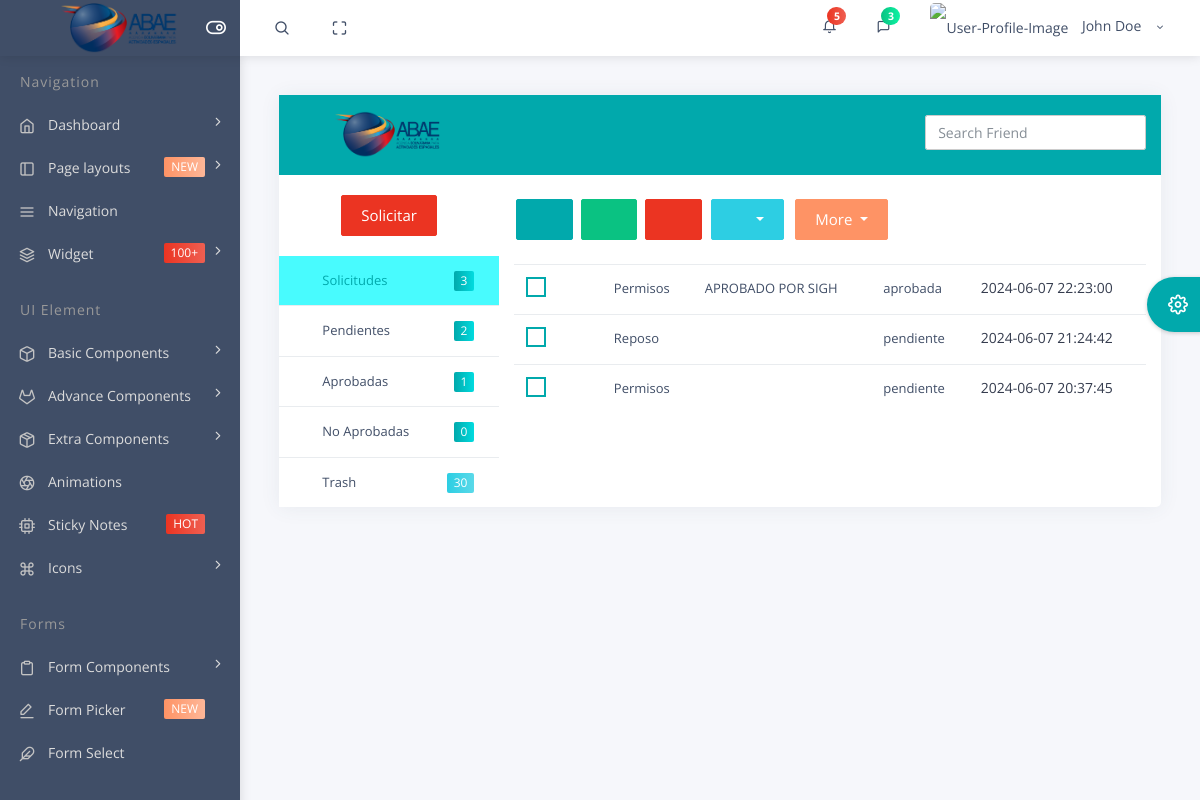
Page /default/email-inbox.php on the earlier database version.
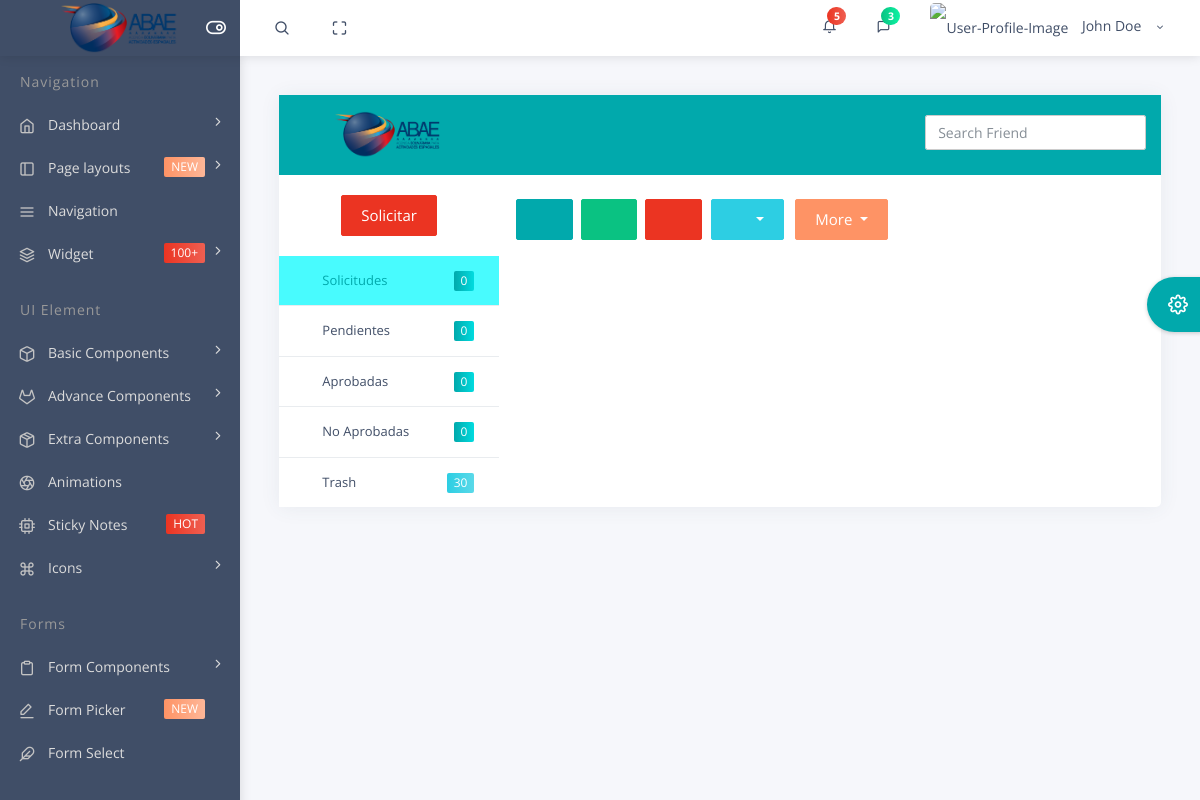
Same page on the later database version.
### tables this page shows
CREATE TABLE `solicitud` (
  `id_solicitud` int NOT NULL,
  `id_usuario` int NOT NULL,
  `tipo_solicitud` varchar(50) NOT NULL,
  `observacion` varchar(300) NOT NULL,
  `motivo` varchar(100) NOT NULL,
  `descripcion` varchar(500) NOT NULL,
  `fecha_inicio` timestamp NOT NULL DEFAULT CURRENT_TIMESTAMP,
  `fecha_fin` timestamp NOT NULL DEFAULT CURRENT_TIMESTAMP,
  `created_date` timestamp NOT NULL DEFAULT CURRENT_TIMESTAMP,
  `date_apro` timestamp NOT NULL DEFAULT CURRENT_TIMESTAMP,
  `dias_cant` int NOT NULL,
  `horario` varchar(30) DEFAULT NULL,
  `estatus` varchar(50) DEFAULT NULL,
  `obs_supervisor` varchar(200) NOT NULL,
  `estatus_supervisor` varchar(30) NOT NULL,
  `supervisor` int NOT NULL,
  `aprobado_por` int NOT NULL,
  `is_read` tinyint(1) DEFAULT NULL
);

### default/email-inbox.php (the view, shortened to what the rows shown need)
<?php
require_once('../database/conexion.php');
?>
<!DOCTYPE html>
<html lang="en">
<head>
    <link rel="stylesheet" type="text/css" href="..\files\bower_components\bootstrap\css\bootstrap.min.css">
    <link rel="stylesheet" type="text/css" href="..\files\assets\icon\themify-icons\themify-icons.css">
    <link rel="stylesheet" type="text/css" href="..\files\assets\icon\icofont\css\icofont.css">
    <link rel="stylesheet" type="text/css" href="..\files\assets\icon\feather\css\feather.css">
    <link rel="stylesheet" type="text/css" href="..\files\assets\css\style.css">
    <link rel="stylesheet" type="text/css" href="..\files\assets\css\jquery.mCustomScrollbar.css">
    <link rel="stylesheet" type="text/css" href="..\files\assets\css\new-style.css">
</head>
<body>
    <div id="pcoded" class="pcoded">
        <div class="pcoded-container navbar-wrapper">
            <div class="pcoded-main-container">
                <div class="pcoded-wrapper">
                    <div class="pcoded-content">
                        <div class="pcoded-inner-content">
                            <div class="main-body">
                                <div class="page-wrapper">
                                    <div class="page-body">
                                        <div class="card">
                                            <div class="card-block email-card">
                                                <div class="row">
                                                    <div class="col-lg-12 col-xl-9">
                                                        <div class="tab-content" id="pills-tabContent">
                                                            <div class="tab-pane fade show active" id="e-inbox" role="tabpanel">
                                                                <div class="mail-body">
                                                                    <div class="mail-body-content">
                                                                        <div class="table-responsive">
                                                                            <table class="table">
                                                                                <?php
                                                                                $query = mysqli_query($conn, "SELECT * FROM solicitud ORDER BY id_solicitud DESC")
                                                                                    or die('error: ' . mysqli_error($conn));
                                                                                while ($data = mysqli_fetch_assoc($query)) {
                                                                                    echo
                                                                                    "
                                                                                        <tr>
                                                                                        <td>
                                                                                            <div class='check-star'>
                                                                                                <div class='checkbox-fade fade-in-primary checkbox'>
                                                                                                    <label>
                                                                                                          <span class='cr'><i class='cr-icon icofont icofont-verification-check txt-primary'></i></span>
                                                                                                      </label>
                                                                                                </div>
                                                                                                <i class='icofont icofont-star text-warning'></i>
                                                                                            </div>
                                                                                        </td>
                                                                                           <td><a href='email-read.htm' class='email-name'>$data[tipo_solicitud]</a></td>
                                                                                           <td><a href='email-read.htm' class='email-name'>$data[observacion]</a></td>
                                                                                           <td><a href='email-read.htm' class='email-name'>$data[estatus]</a></td>
                                                                                           <td class='email-time'>$data[created_date]</td>
                                                                                           </tr>
                                                                                        ";
                                                                                }
                                                                                ?>
                                                                            </table>
                                                                        </div>
                                                                    </div>
                                                                </div>
                                                            </div>
                                                        </div>
                                                    </div>
                                                </div>
                                            </div>
                                        </div>
                                    </div>
                                </div>
                            </div>
                        </div>
                    </div>
                </div>
            </div>
        </div>
    </div>
</body>
</html>

Differences in the rows shown:
removed solicitud: tipo_solicitud "Permisos", observacion "APROBADO POR SIGH", estatus "aprobada", created_date "2024-06-07 22:23:00"
removed solicitud: tipo_solicitud "Reposo", estatus "pendiente", created_date "2024-06-07 21:24:42"
removed solicitud: tipo_solicitud "Permisos", estatus "pendiente", created_date "2024-06-07 20:37:45"
Other differences:
$value['id_solicitud']: "3" → "0"
$value1['id_solicitud']: "2" → "0"
$value2['id_solicitud']: "1" → "0"
